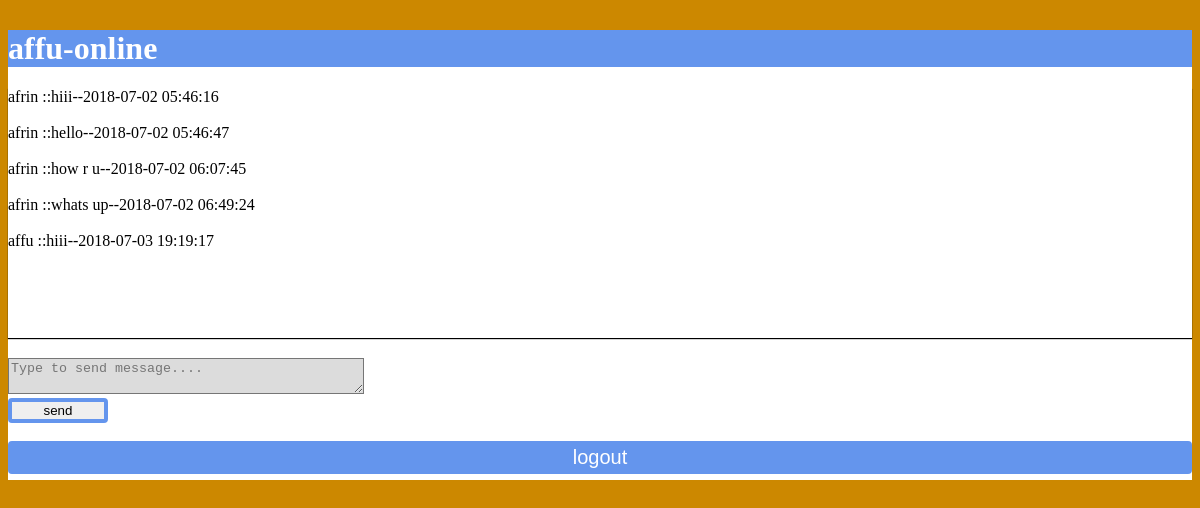
/home.php (signed in), run on the app's committed database.
### tables this page shows
CREATE TABLE `posts` (
  `id` int(11) NOT NULL,
  `msg` varchar(200) NOT NULL,
  `name` varchar(200) NOT NULL,
  `date` timestamp NOT NULL DEFAULT CURRENT_TIMESTAMP
);

### home.php (the view, shortened to what this page needs)
<?php
include 'dbh.php';
?>
<!DOCTYPE html>
<html>
<head>
	<link rel="stylesheet" type="text/css" href="home.css">
</head>
<body>
<div id="main">
<h1 style="background-color: #6495ed;color: white;"><?php echo
$_SESSION['name'] ?>-online</h1>
	<div class="output">
		<?php $sql="SELECT * FROM posts";
	$result=$conn->query($sql);
	if($result->num_rows>0){
		while($row=$result->fetch_assoc()){
			echo"".$row["name"]." "."::" .$row["msg"]."--" .$row["date"]. "<br>";
			echo "<br>";
		}
	} else {
		echo "0 results";
	}
	?>
	</div>
<form method="post" action="send.php">
<textarea name="msg" placeholder="Type to send message...." class="form-control"></textarea><br>
<input type="submit" value="send">
</form>
<br>
<form action="logout.php">
<input style="width: 100%; background-color: #6495ed;color: white;font-size: 20px;" type="submit" value="logout">
</form>
</div>
</body>
</html>

### home.css (style rules this page uses)
#main { height: 450px; background-color: white; margin-top: 30px; }
.output { background-color: white; box-shadow: 0px 1px 1px #000; height: 250px; margin-bottom: 20px; overflow: scroll; }
input[type=submit] { width: 100px; box-sizing: border-box; border:4px solid #6495ed; border-radius: 4px; }
textarea { background-color: #dcdcdc; width: 350px; }
body { background-color: #cc8800; }

### data on the page
posts: name "afrin", msg "hiii", date "2018-07-02 05:46:16"
posts: name "afrin", msg "hello", date "2018-07-02 05:46:47"
posts: name "afrin", msg "how r u", date "2018-07-02 06:07:45"
posts: name "afrin", msg "whats up", date "2018-07-02 06:49:24"
posts: name "affu", msg "hiii", date "2018-07-03 19:19:17"

### other printed values
$_SESSION['name'] "affu"
